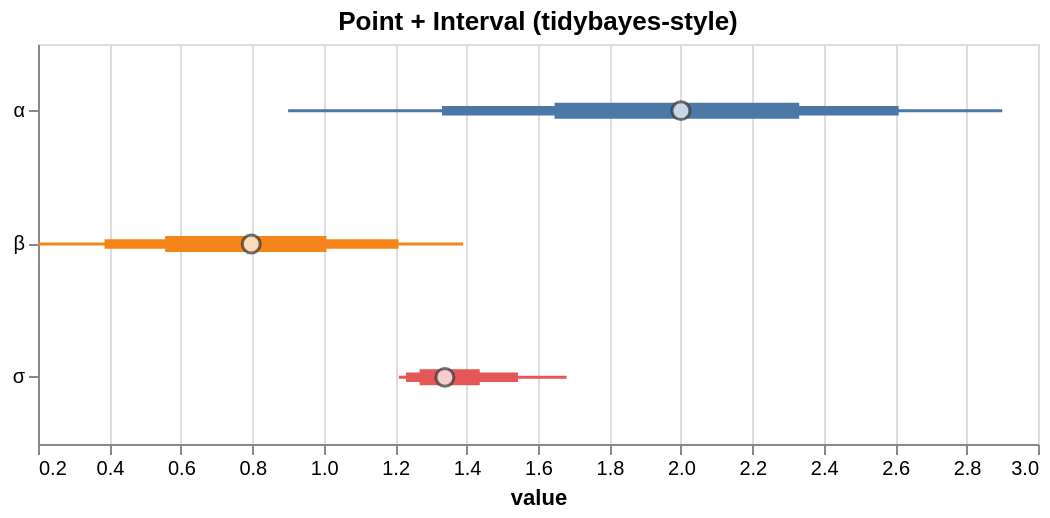

Write the Vega-Lite specification saved for this chart.
### Vega-Lite specification from a JSON file in a GitHub repository (floating-point values rounded to 4 significant figures)
{"$schema": "https://vega.github.io/schema/vega-lite/v5.json", "config": {"axis": {"labelLimit": 0}, "header": {"labelLimit": 0}, "legend": {"labelLimit": 0}}, "data": {"values": [{"__point__": 1.339, "hi_0_5_": 1.437, "hi_0_8_": 1.544, "hi_0_95_": 1.68, "lo_0_5_": 1.268, "lo_0_8_": 1.231, "lo_0_95_": 1.21, "parameter": "σ"}, {"__point__": 2.0, "hi_0_5_": 2.331, "hi_0_8_": 2.61, "hi_0_95_": 2.9, "lo_0_5_": 1.646, "lo_0_8_": 1.331, "lo_0_95_": 0.9003, "parameter": "α"}, {"__point__": 0.7971, "hi_0_5_": 1.008, "hi_0_8_": 1.209, "hi_0_95_": 1.391, "lo_0_5_": 0.5559, "lo_0_8_": 0.3863, "lo_0_95_": 0.2002, "parameter": "β"}]}, "height": 200, "layer": [{"encoding": {"color": {"field": "parameter", "legend": null, "type": "nominal"}, "tooltip": [{"field": "__point__", "title": "value (estimate)", "type": "quantitative"}, {"field": "parameter", "type": "nominal"}, {"field": "lo_0_95_", "title": "95% lo", "type": "quantitative"}, {"field": "hi_0_95_", "title": "95% hi", "type": "quantitative"}], "x": {"field": "lo_0_95_", "scale": {"zero": false}, "title": "value", "type": "quantitative"}, "x2": {"field": "hi_0_95_"}, "y": {"axis": {"title": null}, "field": "parameter", "type": "nominal"}}, "mark": {"strokeWidth": 1.5, "type": "rule"}, "params": [{"bind": "scales", "name": "grid", "select": {"encodings": ["x"], "type": "interval"}}]}, {"encoding": {"color": {"field": "parameter", "legend": null, "type": "nominal"}, "tooltip": [{"field": "__point__", "title": "value (estimate)", "type": "quantitative"}, {"field": "parameter", "type": "nominal"}, {"field": "lo_0_95_", "title": "95% lo", "type": "quantitative"}, {"field": "hi_0_95_", "title": "95% hi", "type": "quantitative"}], "x": {"field": "lo_0_8_", "scale": {"zero": false}, "title": "value", "type": "quantitative"}, "x2": {"field": "hi_0_8_"}, "y": {"axis": {"title": null}, "field": "parameter", "type": "nominal"}}, "mark": {"strokeWidth": 4.75, "type": "rule"}}, {"encoding": {"color": {"field": "parameter", "legend": null, "type": "nominal"}, "tooltip": [{"field": "__point__", "title": "value (estimate)", "type": "quantitative"}, {"field": "parameter", "type": "nominal"}, {"field": "lo_0_95_", "title": "95% lo", "type": "quantitative"}, {"field": "hi_0_95_", "title": "95% hi", "type": "quantitative"}], "x": {"field": "lo_0_5_", "scale": {"zero": false}, "title": "value", "type": "quantitative"}, "x2": {"field": "hi_0_5_"}, "y": {"axis": {"title": null}, "field": "parameter", "type": "nominal"}}, "mark": {"strokeWidth": 8.0, "type": "rule"}}, {"encoding": {"tooltip": [{"field": "__point__", "title": "value (estimate)", "type": "quantitative"}, {"field": "parameter", "type": "nominal"}, {"field": "lo_0_95_", "title": "95% lo", "type": "quantitative"}, {"field": "hi_0_95_", "title": "95% hi", "type": "quantitative"}], "x": {"field": "__point__", "scale": {"zero": false}, "type": "quantitative"}, "y": {"field": "parameter", "type": "nominal"}}, "mark": {"color": "white", "filled": true, "size": 80, "stroke": "#333", "strokeWidth": 1.5, "type": "point"}}], "title": "Point + Interval (tidybayes-style)", "width": 500}
